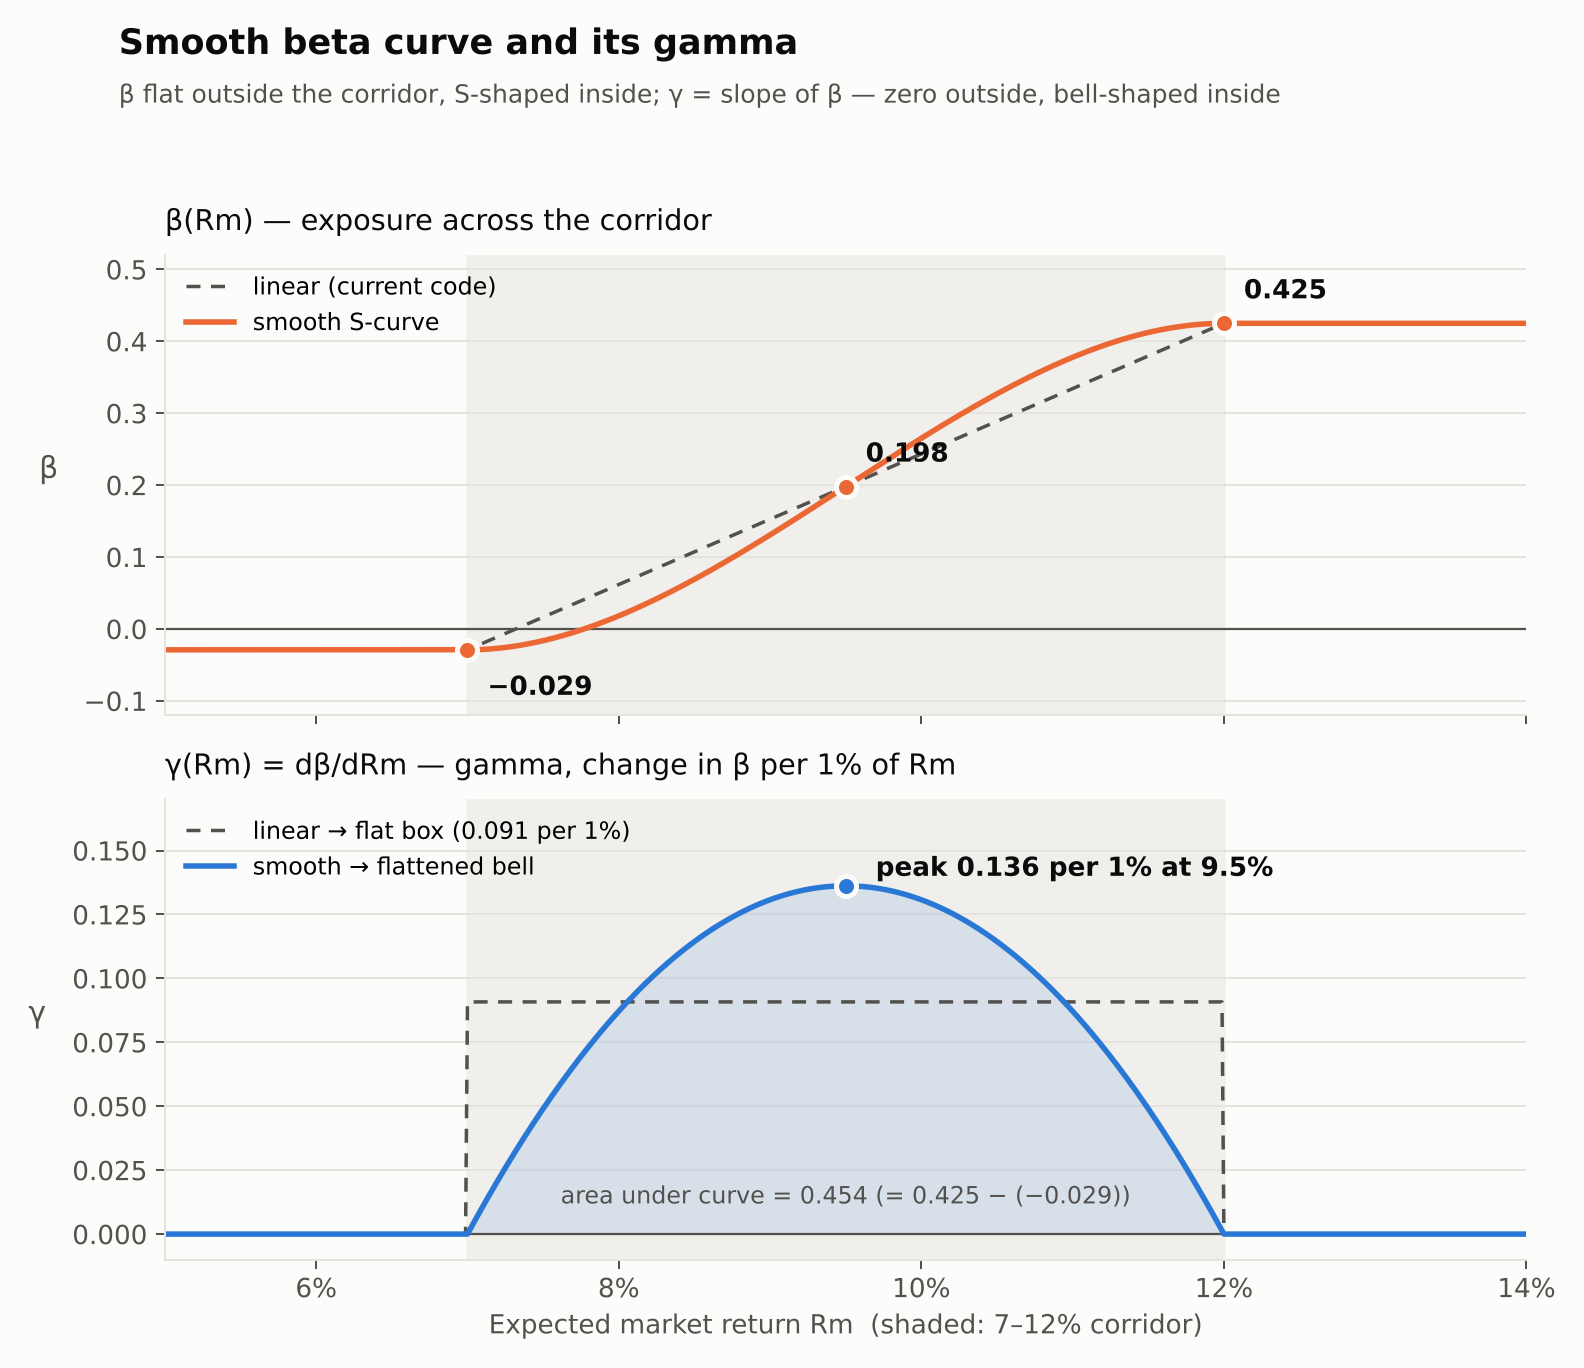

The script that drew this image:
"""Smooth beta curve and its gamma (dβ/dRm) across the 7–12% corridor."""
import numpy as np, matplotlib
matplotlib.use("Agg")
import matplotlib.pyplot as plt

SURF, INK, INK2, GRID = "#fcfcfb", "#0b0b0b", "#52514e", "#e4e3df"
BLUE, ORANGE = "#2a78d6", "#eb6834"
RL, RH, BL, BH = 0.07, 0.12, -0.029, 0.425
D = BH - BL                                   # 0.454 total beta change

rm = np.linspace(0.05, 0.14, 721)
t = np.clip((rm - RL) / (RH - RL), 0, 1)
beta_smooth = BL + D * (3 * t**2 - 2 * t**3)                   # smoothstep S-curve
gamma_smooth = np.where((rm > RL) & (rm < RH), D * 6 * t * (1 - t) / (RH - RL), 0.0) / 100  # per 1% Rm
beta_lin = BL + D * t
gamma_lin = np.where((rm >= RL) & (rm <= RH), D / (RH - RL), 0.0) / 100

plt.rcParams.update({"font.family": "DejaVu Sans", "font.size": 10.5,
                     "axes.edgecolor": GRID, "axes.labelcolor": INK2,
                     "xtick.color": INK2, "ytick.color": INK2})
fig, axes = plt.subplots(2, 1, figsize=(8.8, 7.6), sharex=True, facecolor=SURF)
for ax in axes:
    ax.set_facecolor(SURF); ax.grid(axis="y", color=GRID, lw=0.8); ax.set_axisbelow(True)
    for sp in ("top", "right"): ax.spines[sp].set_visible(False)
    ax.axvspan(RL, RH, color="#f0efec", zorder=0)
    ax.axhline(0, color=INK2, lw=0.9)

ax = axes[0]
ax.plot(rm, beta_lin, color=INK2, lw=1.4, ls=(0, (4, 3)), label="linear (current code)")
ax.plot(rm, beta_smooth, color=ORANGE, lw=2.2, label="smooth S-curve")
for x, y, lab, dy in [(RL, BL, "−0.029", -18), (0.095, BL + D / 2, "0.198", 10), (RH, BH, "0.425", 10)]:
    ax.scatter([x], [y], s=64, color=ORANGE, edgecolor=SURF, linewidth=2, zorder=3)
    ax.annotate(lab, (x, y), xytext=(8, dy), textcoords="offset points", color=INK, fontweight="bold")
ax.set_title("β(Rm) — exposure across the corridor", loc="left", color=INK, fontsize=11.5, pad=10)
ax.set_ylabel("β", rotation=0, labelpad=14, fontsize=12)
ax.set_ylim(-0.12, 0.52)
ax.legend(loc="upper left", frameon=False, fontsize=9.5)

ax = axes[1]
ax.plot(rm, gamma_lin, color=INK2, lw=1.4, ls=(0, (4, 3)), label="linear → flat box (0.091 per 1%)")
ax.fill_between(rm, gamma_smooth, color=BLUE, alpha=0.12, lw=0)
ax.plot(rm, gamma_smooth, color=BLUE, lw=2.2, label="smooth → flattened bell")
peak = D * 1.5 / (RH - RL) / 100
ax.scatter([0.095], [peak], s=64, color=BLUE, edgecolor=SURF, linewidth=2, zorder=3)
ax.annotate(f"peak {peak:.3f} per 1% at 9.5%", (0.095, peak), xytext=(12, 4),
            textcoords="offset points", color=INK, fontweight="bold")
ax.text(0.095, 0.012, "area under curve = 0.454 (= 0.425 − (−0.029))", ha="center", color=INK2, fontsize=9.5)
ax.set_title("γ(Rm) = dβ/dRm — gamma, change in β per 1% of Rm", loc="left", color=INK, fontsize=11.5, pad=10)
ax.set_ylabel("γ", rotation=0, labelpad=14, fontsize=12)
ax.set_ylim(-0.01, 0.17)
ax.legend(loc="upper left", frameon=False, fontsize=9.5)
ax.set_xlabel("Expected market return Rm  (shaded: 7–12% corridor)")
ax.xaxis.set_major_formatter(matplotlib.ticker.PercentFormatter(1.0, decimals=0))
ax.set_xlim(0.05, 0.14)

fig.suptitle("Smooth beta curve and its gamma", x=0.075, ha="left", fontsize=14, color=INK, fontweight="bold")
fig.text(0.075, 0.925, "β flat outside the corridor, S-shaped inside; γ = slope of β — zero outside, bell-shaped inside",
         color=INK2, fontsize=10)
fig.tight_layout(rect=(0, 0, 1, 0.915))
fig.savefig(__file__.replace(".py", ".png"), dpi=180, facecolor=SURF)
